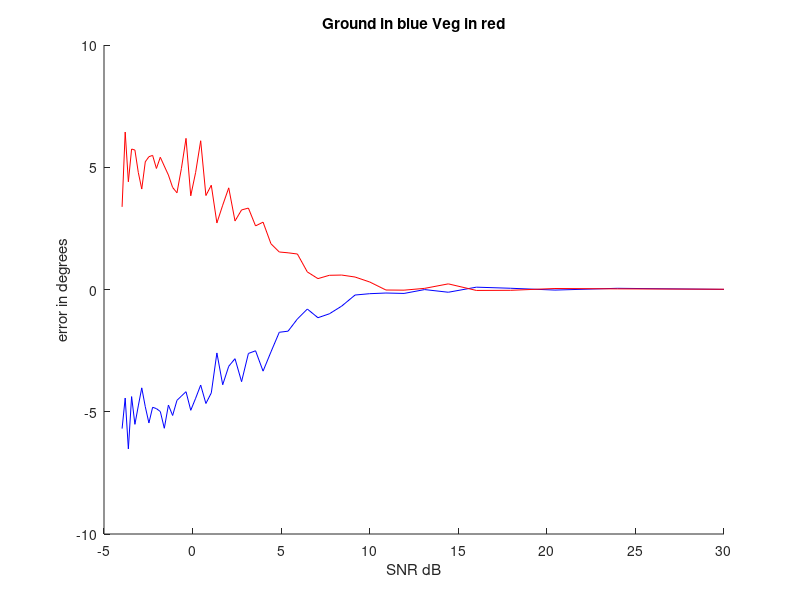
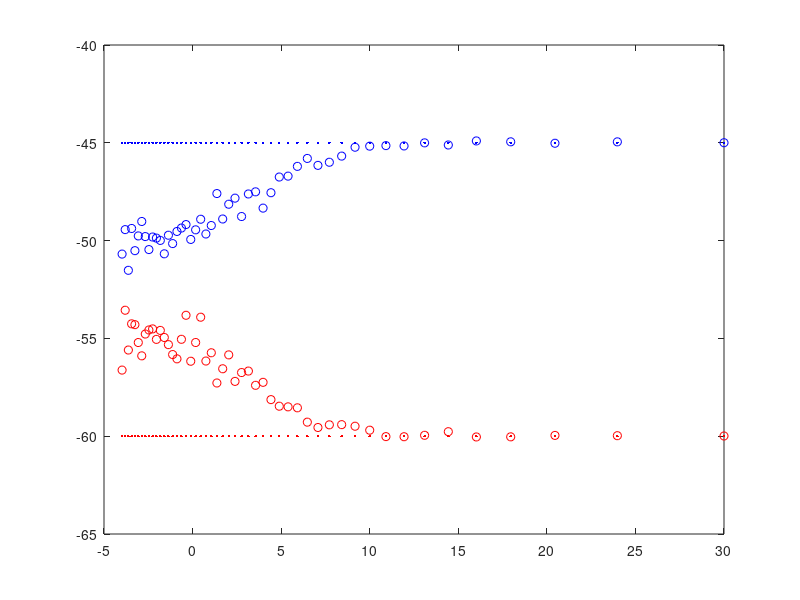

Here is the MATLAB script that generated these plots, in order:
%% Afric_Sim_test_espirit
clc;clear all;
%% Initializations
% Setting up the enviornment
g_weight = 1; %ground weighting factor
v_weight = 1;   %veg weighting factor
n_weight = 1*10^(-3/2);% Added Noise to the System

Pol_ground = [1;1;0]; %Multivatiant Ground
Pol_vegitation = [1;0;1]; %Multivariant Vegitation

ground_offset = pi/4; % Ground Interferomitry offset
vegitation_offset = pi/3;    % Vegitation Interferomitry offset

avg_loop_size = 100;
Window = 100;    %size of Ensamble Average Window
Noise_samples = 50;
g_mag = zeros(Noise_samples,1); v_mag = zeros(Noise_samples,1);
est_ground_angle = zeros(Noise_samples,1); est_vegitation_angle = zeros(Noise_samples,1);
%% Matrix Calculations
% Implimenting a window. Esprit and SR techniques
for Averaged_sample = 1:Noise_samples;
    Noise = Averaged_sample*n_weight;
    for unusedVariable = 1:avg_loop_size;
        
        g =  Pol_ground*(sqrt(-2*log(1-rand(1,Window))).*exp(1i*2*pi*rand(1,Window)));
        v =  Pol_vegitation*(sqrt(-2*log(1-rand(1,Window))).*exp(1i*2*pi*rand(1,Window)));
        
        signal_1 = g_weight*g + v_weight*v;
        signal_2 = g_weight*exp(1i*ground_offset)*g + g_weight*exp(1i*vegitation_offset)*v;
        
        AddedNoise_1 = Noise*sqrt(-2*log(1-rand(3,Window))).*exp(1i*2*pi*rand(3,Window));
        AddedNoise_2 = Noise*sqrt(-2*log(1-rand(3,Window))).*exp(1i*2*pi*rand(3,Window));

        signal_1_Noise = signal_1 + AddedNoise_1;
        signal_2_Noise = signal_2 + AddedNoise_2;
        
        R1 = signal_1_Noise*signal_1_Noise';
        R2 = signal_1_Noise*signal_2_Noise';
        
        A=pinv(R1)*R2;
        [u,c] = eig(A);
        
        sg = abs(Pol_ground'*u);
        [~,kk] = sort(sg,'descend');
        
        est_ground_angle(Averaged_sample) = est_ground_angle(Averaged_sample) + angle(c(kk(1),kk(1)))/avg_loop_size;
        g_mag(Averaged_sample) = g_mag(Averaged_sample) + abs(c(kk(1),kk(1)))/avg_loop_size;
        
        sv = abs(Pol_vegitation'*u);
        [~,kk] = sort(sv,'descend');
        
        est_vegitation_angle(Averaged_sample) = est_vegitation_angle(Averaged_sample) + angle(c(kk(1),kk(1)))/avg_loop_size;
        v_mag(Averaged_sample) = v_mag(Averaged_sample) + abs(c(kk(1),kk(1)))/avg_loop_size;
        
    end
end
temp = 1:Noise_samples;
n_snr = 10*log10(1./(temp*n_weight).^2)';
%% Ploting Results
g_error = est_ground_angle*180/pi - -1*ones(Noise_samples,1)*ground_offset*180/pi;
v_error = est_vegitation_angle*180/pi - -1*ones(Noise_samples,1)*vegitation_offset*180/pi;
figure(1);title('Ground in blue Veg in red');
hold on;
plot(n_snr,g_error,'b')
plot(n_snr,v_error,'r')
xlabel('SNR dB');ylabel('error in degrees')
hold off;

figure(2);title('Ground and Vegitation angle in degrees');
plot(n_snr,est_ground_angle*180/pi,'bo'); %Estimated ground angle
hold on;
plot(n_snr,-1*ones(Noise_samples,1)*ground_offset*180/pi,'b.'); %actual Ground Phase
plot(n_snr,est_vegitation_angle*180/pi,'ro'); %Estimated Vegitation angle
plot(n_snr,-1*ones(Noise_samples,1)*vegitation_offset*180/pi,'r.'); %actual Vegitation phase
hold off;
% 
% figure(3);title('Ground and Vegitation angle in degrees');
% plot(n_snr,g_mag,'bo'); %Estimated ground angle
% hold on;
% plot(n_snr,ones(Noise_samples,1)*g_weight,'b.'); %actual Ground Phase
% plot(n_snr,v_mag,'ro'); %Estimated Vegitation angle
% plot(n_snr,ones(Noise_samples,1)*v_weight,'r.'); %actual Vegitation phase
% xlabel('SNR dB');ylabel('error in degrees')
% hold off;
